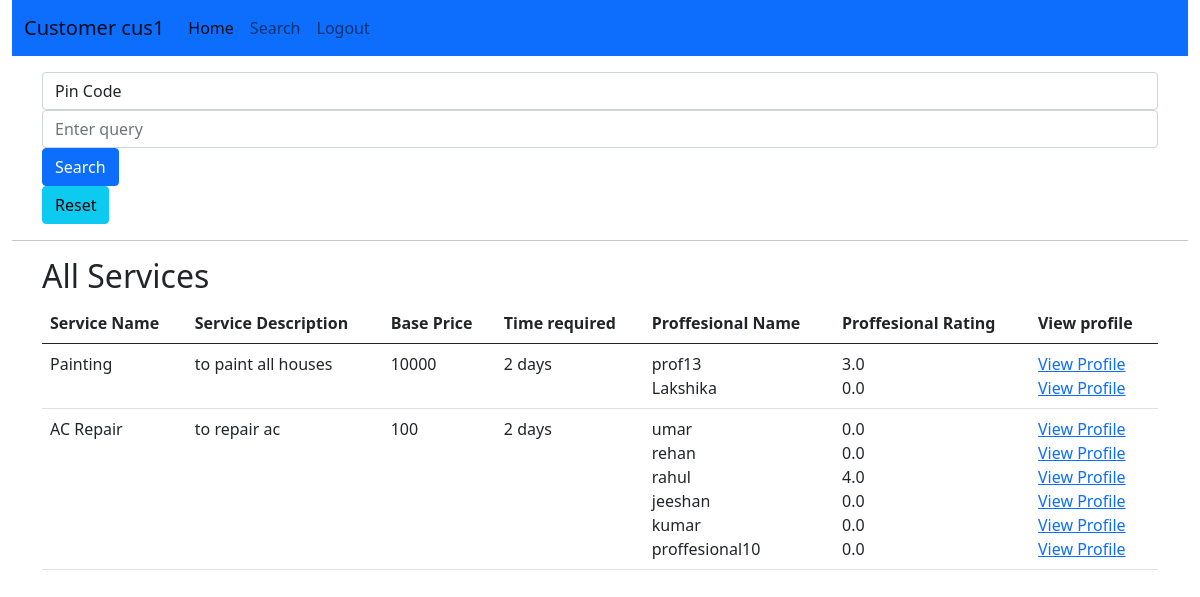
The app's page /customer_dashboard/search (signed in) with its own data.
### main.py (models this page shows)
class HeavenServices(db.Model):
    __tablename__="heavenServices"
    id=db.Column(db.Integer,primary_key=True)
    service_name=db.Column(db.String(30),unique=True,nullable=False)
    service_description=db.Column(db.String(40),nullable=True)
    time_required=db.Column(db.String(30),nullable=True)
    base_price=db.Column(db.Integer,nullable=True)
    workers=db.relationship('User',back_populates="service",cascade="all, delete")
    request=db.relationship('HeavenRequest',back_populates="service",cascade="all, delete")

class User(db.Model):
    __tablename__="user"
    id=db.Column(db.Integer,primary_key=True)
    user_name=db.Column(db.String(72),unique=True,nullable=False)
    password=db.Column(db.String(67),nullable=False)
    address=db.Column(db.String(67),nullable=True)
    pin_code=db.Column(db.Integer,nullable=True)
    is_admin=db.Column(db.Boolean,default=False)
    is_worker=db.Column(db.Boolean,default=False)
    is_customer=db.Column(db.Boolean,default=False)
    is_approved=db.Column(db.Boolean,default=False)
    rating_count=db.Column(db.Integer,default=0)
    mean_rating=db.Column(db.Float,default=0.0)
    worker_file=db.Column(db.String(100),nullable=True)
    worker_experience=db.Column(db.String(10),nullable=True)
    service_id=db.Column(db.Integer,db.ForeignKey('heavenServices.id',ondelete="SET NULL"),nullable=True)
    service=db.relationship('HeavenServices',back_populates="workers")
    worker_requests=db.relationship('HeavenRequest',back_populates="customer",foreign_keys="HeavenRequest.customer_id")
    customer_requests=db.relationship('HeavenRequest',back_populates="worker",foreign_keys="HeavenRequest.worker_id")

### main.py (the view)
@app.route("/customer_dashboard/search",methods=["GET","POST"])
def customer_search():
    if not session.get('is_customer'):
        flash('Please login first')
        return redirect('/login')
    search_type=request.args.get('search_type')
    search_query=request.args.get('search_query')
    services=[]
    if search_query:
        if search_type=="pin_code":
            services=HeavenServices.query.join(User).filter(User.is_approved==True,User.pin_code.like("%"+search_query+"%")).all()
        elif search_type=="service_name":
            services=HeavenServices.query.join(User).filter(HeavenServices.service_name.like("%"+search_query+"%")).all()
        elif search_type=="address":
            services=HeavenServices.query.join(User).filter(User.is_approved==True,User.address.like("%"+search_query+"%")).all()
    else:
            services=HeavenServices.query.join(User).filter(User.is_approved==True).all()
    return render_template('customer_search.html',services=services,customer_name=session['username'])

### templates/customer_search.html (shortened to what this page needs)
{% extends "layout.html" %}
{% block cont %}
<link href="https://cdn.jsdelivr.net/npm/bootstrap@5.0.2/dist/css/bootstrap.min.css" rel="stylesheet"
integrity="sha384-EVSTQN3/azprG1Anm3QDgpJLIm9Nao0Yz1ztcQTwFspd3yD65VohhpuuCOmLASjC"
crossorigin="anonymous">
{% endblock %}
{% block content %}
<nav class="navbar navbar-expand-lg navbar-light bg-primary">
    <div class="container-fluid">
        <a class="navbar-brand" href="/customer_dashboard">Customer {{customer_name}}</a>
        <div class="collapse navbar-collapse" id="navbarSupportedContent">
            <div class="navbar-nav">
                <a href="/customer_dashboard" class="nav-link active" aria-current="page">Home</a>
                <a class="nav-link" href="/customer_dashboard/search">Search</a>
                <a class="nav-link" href="/login">Logout</a>
            </div>
        </div>
    </div>
</nav>
<div class="container mt-3">
    <form action="/customer_dashboard/search" method="get">
        <div class="form-row">
            <div class="col-auto">
                <select name="search_type"  class="form-control">
                    <option value="pin_code">Pin Code</option>
                </select>
            </div>
            <div class="col-auto">
                <input type="text" class="form-control" name="search_query" placeholder="Enter query" >
            </div>
            <div class="col-auto">
                <button type="submit" class="btn btn-primary">Search</button>
            </div>
        </div>
    </form>
    <a href="/customer_dashboard/search"><button class="btn btn-info">Reset</button></a>
</div>
<hr>
{% if services %}
<div class="container">
    <h2>All Services</h2>
    <table class="table">
        <thead>
            <tr>
                <th scope="col">Service Name</th>
                <th scope="col">Service Description</th>
                <th scope="col">Base Price</th>
                <th scope="col">Time required</th>
                <th scope="col">Proffesional Name</th>
                <th scope="col">Proffesional Rating</th>
                <th scope="col">View profile</th>
            </tr>
        </thead>
        <tbody>
            {% for service in services%}
            <tr>
                <td>{{service.service_name}}</td>
                <td>{{service.service_description}}</td>
                <td>{{service.base_price}}</td>
                <td>{{service.time_required}}</td>
                <td>
                    {% for worker in service.workers%}
                        {{worker.user_name}} <br>
                    {%endfor%}
                </td>
                <td>
                    {% for worker in service.workers%}
                        {{worker.mean_rating}} <br>
                    {%endfor%}
                </td>
                <td>
                    {% for worker in service.workers%}
                        <a href="/customer_dashboard/worker_profile/{{worker.id}}">View Profile</a> <br>
                    {%endfor%}
                </td>
            </tr>
            {%endfor%}
        </tbody>
    </table>
</div>
{%else%}
<div class="container">
    <h2>No Services found</h2>
</div>
{%endif%}
{%endblock%}

### static/css/style.css (style rules this page uses)
.btn-primary { background-color: #ff7e5f; border: none; border-radius: 30px; padding: 10px 30px; font-size: 1.2rem; transition: background-color 0.3s ease; }

### records on screen
HeavenServices: service_name "Painting", service_description "to paint all houses", base_price "10000", time_required "2 days"
User: user_name "prof13", mean_rating "3.0"
User: user_name "Lakshika", mean_rating "0.0"
HeavenServices: service_name "AC Repair", service_description "to repair ac", base_price "100", time_required "2 days"
User: user_name "umar", mean_rating "0.0"
User: user_name "rehan", mean_rating "0.0"
User: user_name "rahul", mean_rating "4.0"
User: user_name "jeeshan", mean_rating "0.0"
User: user_name "kumar", mean_rating "0.0"
User: user_name "proffesional10", mean_rating "0.0"

### other values on screen
{{ customer_name }} "cus1"
